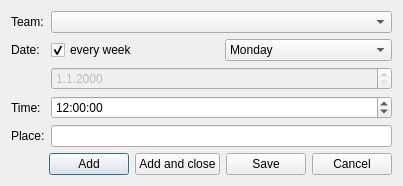
<?xml version="1.0" encoding="UTF-8"?>
<ui version="4.0">
 <class>AddTrainingDlg</class>
 <widget class="QDialog" name="AddTrainingDlg">
  <property name="geometry">
   <rect>
    <x>0</x>
    <y>0</y>
    <width>403</width>
    <height>180</height>
   </rect>
  </property>
  <property name="windowTitle">
   <string>Add training</string>
  </property>
  <property name="windowIcon">
   <iconset resource="../resources.qrc">
    <normaloff>:/icons/icons/floco-128.png</normaloff>:/icons/icons/floco-128.png</iconset>
  </property>
  <layout class="QVBoxLayout" name="verticalLayout">
   <item>
    <layout class="QFormLayout" name="formLayout">
     <item row="0" column="0">
      <widget class="QLabel" name="label">
       <property name="text">
        <string>Team:</string>
       </property>
      </widget>
     </item>
     <item row="0" column="1">
      <widget class="QComboBox" name="comboBoxTeam"/>
     </item>
     <item row="1" column="0">
      <widget class="QLabel" name="label_4">
       <property name="text">
        <string>Date:</string>
       </property>
      </widget>
     </item>
     <item row="1" column="1">
      <layout class="QHBoxLayout" name="horizontalLayout_2">
       <item>
        <widget class="QCheckBox" name="checkBoxEveryWeek">
         <property name="text">
          <string>every week</string>
         </property>
         <property name="checked">
          <bool>true</bool>
         </property>
        </widget>
       </item>
       <item>
        <widget class="QComboBox" name="comboBoxDay">
         <item>
          <property name="text">
           <string>Monday</string>
          </property>
         </item>
         <item>
          <property name="text">
           <string>Tuesday</string>
          </property>
         </item>
         <item>
          <property name="text">
           <string>Wednesday</string>
          </property>
         </item>
         <item>
          <property name="text">
           <string>Thursday</string>
          </property>
         </item>
         <item>
          <property name="text">
           <string>Friday</string>
          </property>
         </item>
         <item>
          <property name="text">
           <string>Saturday</string>
          </property>
         </item>
         <item>
          <property name="text">
           <string>Sunday</string>
          </property>
         </item>
        </widget>
       </item>
      </layout>
     </item>
     <item row="2" column="1">
      <widget class="QDateEdit" name="editDate">
       <property name="enabled">
        <bool>false</bool>
       </property>
       <property name="displayFormat">
        <string>d.M.yyyy</string>
       </property>
      </widget>
     </item>
     <item row="3" column="0">
      <widget class="QLabel" name="label_2">
       <property name="text">
        <string>Time:</string>
       </property>
      </widget>
     </item>
     <item row="3" column="1">
      <widget class="QTimeEdit" name="editTime">
       <property name="time">
        <time>
         <hour>12</hour>
         <minute>0</minute>
         <second>0</second>
        </time>
       </property>
      </widget>
     </item>
     <item row="4" column="0">
      <widget class="QLabel" name="label_3">
       <property name="text">
        <string>Place:</string>
       </property>
      </widget>
     </item>
     <item row="4" column="1">
      <widget class="QLineEdit" name="editPlace"/>
     </item>
    </layout>
   </item>
   <item>
    <layout class="QHBoxLayout" name="horizontalLayout">
     <item>
      <spacer name="horizontalSpacer">
       <property name="orientation">
        <enum>Qt::Horizontal</enum>
       </property>
       <property name="sizeHint" stdset="0">
        <size>
         <width>40</width>
         <height>20</height>
        </size>
       </property>
      </spacer>
     </item>
     <item>
      <widget class="QPushButton" name="btnAdd">
       <property name="text">
        <string>Add</string>
       </property>
       <property name="icon">
        <iconset resource="../resources.qrc">
         <normaloff>:/icons/icons/add-22.png</normaloff>:/icons/icons/add-22.png</iconset>
       </property>
      </widget>
     </item>
     <item>
      <widget class="QPushButton" name="btnAddAndClose">
       <property name="text">
        <string>Add and close</string>
       </property>
       <property name="icon">
        <iconset resource="../resources.qrc">
         <normaloff>:/icons/icons/add-22.png</normaloff>:/icons/icons/add-22.png</iconset>
       </property>
      </widget>
     </item>
     <item>
      <widget class="QPushButton" name="btnSave">
       <property name="text">
        <string>Save</string>
       </property>
       <property name="icon">
        <iconset resource="../resources.qrc">
         <normaloff>:/icons/icons/save-22.png</normaloff>:/icons/icons/save-22.png</iconset>
       </property>
      </widget>
     </item>
     <item>
      <widget class="QPushButton" name="btnCancel">
       <property name="text">
        <string>Cancel</string>
       </property>
       <property name="icon">
        <iconset resource="../resources.qrc">
         <normaloff>:/icons/icons/cancel-22.png</normaloff>:/icons/icons/cancel-22.png</iconset>
       </property>
      </widget>
     </item>
    </layout>
   </item>
  </layout>
 </widget>
 <resources>
  <include location="../resources.qrc"/>
 </resources>
 <connections>
  <connection>
   <sender>btnCancel</sender>
   <signal>clicked()</signal>
   <receiver>AddTrainingDlg</receiver>
   <slot>close()</slot>
   <hints>
    <hint type="sourcelabel">
     <x>352</x>
     <y>162</y>
    </hint>
    <hint type="destinationlabel">
     <x>201</x>
     <y>89</y>
    </hint>
   </hints>
  </connection>
  <connection>
   <sender>checkBoxEveryWeek</sender>
   <signal>toggled(bool)</signal>
   <receiver>comboBoxDay</receiver>
   <slot>setEnabled(bool)</slot>
   <hints>
    <hint type="sourcelabel">
     <x>94</x>
     <y>45</y>
    </hint>
    <hint type="destinationlabel">
     <x>184</x>
     <y>45</y>
    </hint>
   </hints>
  </connection>
  <connection>
   <sender>checkBoxEveryWeek</sender>
   <signal>toggled(bool)</signal>
   <receiver>editDate</receiver>
   <slot>setDisabled(bool)</slot>
   <hints>
    <hint type="sourcelabel">
     <x>94</x>
     <y>45</y>
    </hint>
    <hint type="destinationlabel">
     <x>92</x>
     <y>74</y>
    </hint>
   </hints>
  </connection>
 </connections>
</ui>
